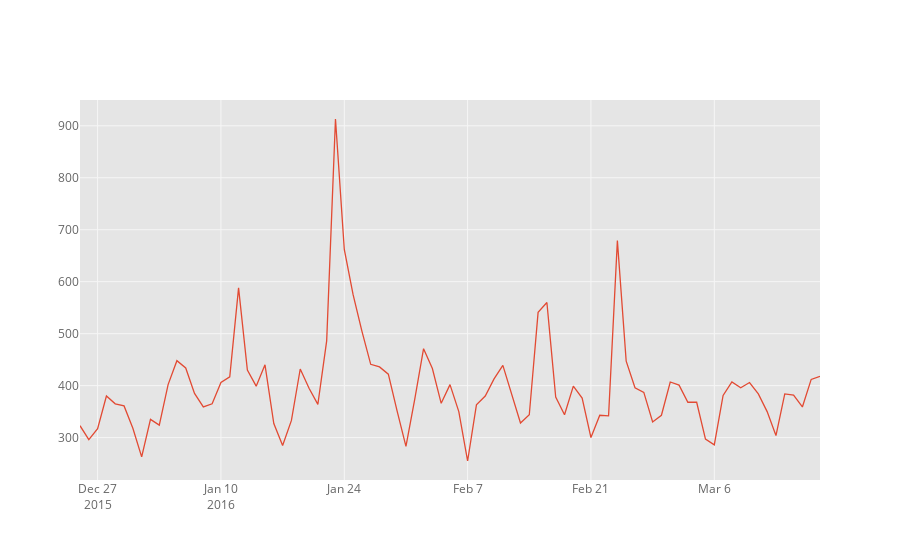

Notebook source saved alongside this figure:
### Code cell
bydate.iloc[15:100]['lng'].iplot()
